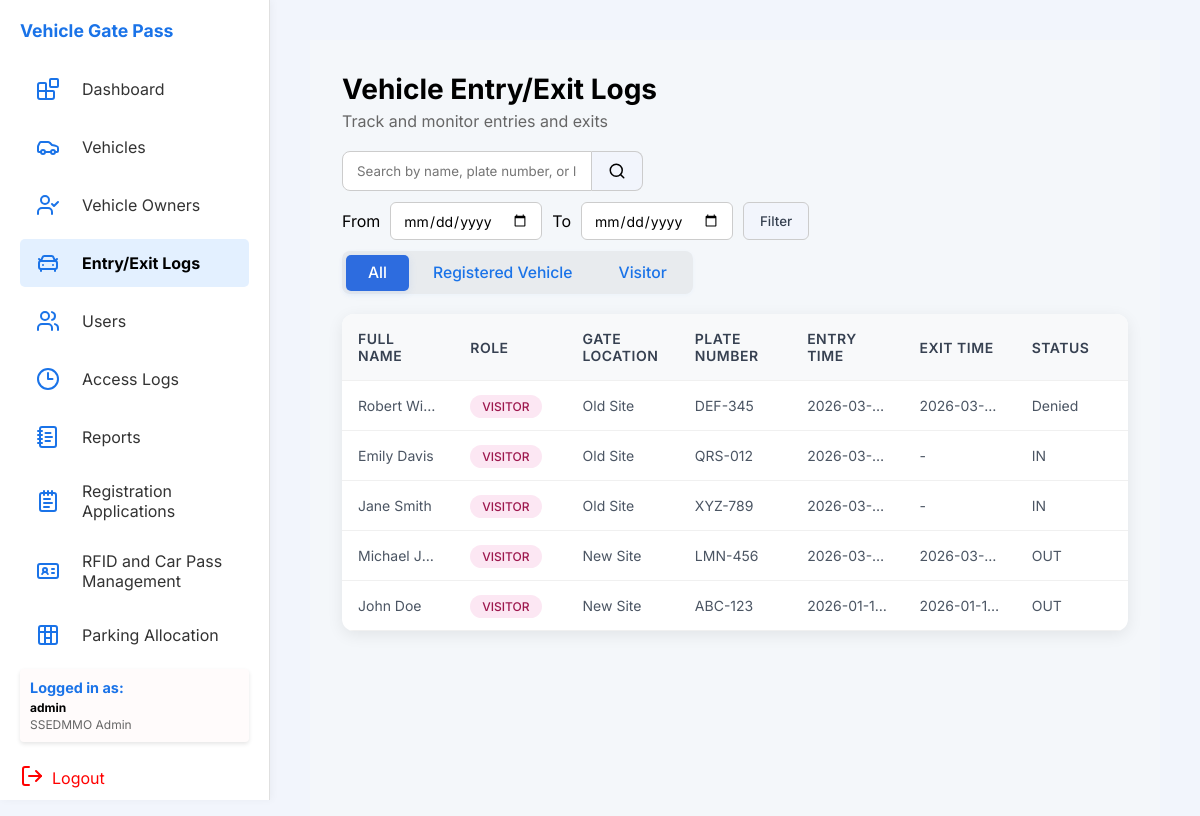
The page /php/entry-exit.php (signed in) on the database its author committed.
### tables this page shows
CREATE TABLE `visitor` (
  `visitorID` varchar(10) NOT NULL,
  `passID` varchar(10) DEFAULT NULL,
  `fullName` varchar(100) DEFAULT NULL,
  `plateNum` varchar(20) DEFAULT NULL,
  `purposeOfVisit` text DEFAULT NULL,
  `entryTime` datetime DEFAULT NULL,
  `exitTime` datetime DEFAULT NULL,
  `status` enum('entered','exited','denied') DEFAULT NULL,
  `gateLocation` enum('Old Site','New Site') DEFAULT NULL
);

### php/entry-exit.php (the view, shortened to what this page needs)
<?php
$db = new Database();
$conn = $db->getConnection();
$fromDate = isset($_GET['fromDate']) ? $_GET['fromDate'] : '';
$toDate = isset($_GET['toDate']) ? $_GET['toDate'] : '';
$whereVis = '';
$paramsVis = [];
$types = '';
$allLogs = [];
$queryVis = "SELECT fullName, 'Visitor' AS role, gateLocation, plateNum, entryTime, exitTime, status, 'visitor' AS logType
          FROM visitor
          $whereVis";
if ($paramsVis) {
    $stmt2 = $conn->prepare($queryVis);
    $stmt2->bind_param($types, ...$paramsVis);
    $stmt2->execute();
    $res2 = $stmt2->get_result();
} else {
    $res2 = $conn->query($queryVis);
}
if ($res2 && $res2->num_rows > 0) {
    while($row = $res2->fetch_assoc()) {
        $allLogs[] = $row;
    }
}
usort($allLogs, function($a, $b) {
    return strtotime($b['entryTime'] ?? 0) - strtotime($a['entryTime'] ?? 0);
});
include_once '../includes/header.php';
?>
<main class="main">
  <h1>Vehicle Entry/Exit Logs</h1>
  <p>Track and monitor entries and exits</p>
  <div class="top-bar">
    <div class="top-bar-left">
      <div class="search-area">
        <div class="search-box">
          <input type="text" id="searchInput" placeholder="Search by name, plate number, or location" />
          <button class="search-btn" type="submit" title="Search">
            <svg xmlns="http://www.w3.org/2000/svg" width="18" height="18" viewBox="0 0 24 24" fill="none"
              stroke="currentColor" stroke-width="2" stroke-linecap="round" stroke-linejoin="round">
              <path d="m21 21-4.34-4.34" />
              <circle cx="11" cy="11" r="8" />
            </svg>
          </button>
        </div>
      </div>
      <div class="date-filter-area" style="display:flex; gap:10px; align-items:center; flex-wrap:wrap;">
        <label for="fromDate">From</label>
        <input type="date" id="fromDate" name="fromDate" value="<?php echo htmlspecialchars($fromDate); ?>" class="date-input">
        <label for="toDate">To</label>
        <input type="date" id="toDate" name="toDate" value="<?php echo htmlspecialchars($toDate); ?>" class="date-input">
        <button type="button" id="dateFilterBtn" class="filter-btn">Filter</button>
      </div>
      <div class="traffic-btn-group">
        <div class="traffic-btn-box">
          <div class="traffic-btn-slider"></div>
          <button class="traffic-btn active">All</button>
          <button class="traffic-btn">Registered Vehicle</button>
          <button class="traffic-btn">Visitor</button>
        </div>
      </div>
    </div>
  </div>
  <table class="data-table">
    <thead>
      <tr>
        <th>Full Name</th>
        <th>Role</th>
        <th>Gate Location</th>
        <th>Plate Number</th>
        <th>Entry Time</th>
        <th>Exit Time</th>
        <th>Status</th>
      </tr>
    </thead>
    <tbody id="logsTableBody">
      <?php if (!empty($allLogs)): ?>
        <?php foreach ($allLogs as $row): ?>
          <tr data-type="<?php echo $row['logType']; ?>">
            <td><?php echo htmlspecialchars($row['fullName'] ?? ''); ?></td>
            <td>
              <?php if (!empty($row['role']) && $row['role'] !== 'Visitor'): ?>
                <span class="role-badge role-<?php echo strtolower($row['role']); ?>">
                  <?php echo htmlspecialchars(ucfirst($row['role'])); ?>
                </span>
              <?php else: ?>
                <span class="role-badge role-visitor">Visitor</span>
              <?php endif; ?>
            </td>
            <td><?php echo htmlspecialchars($row['gateLocation'] ?? 'N/A'); ?></td>
            <td><?php echo htmlspecialchars($row['plateNum'] ?? ''); ?></td>
            <td><?php echo !empty($row['entryTime']) ? date('Y-m-d h:i A', strtotime($row['entryTime'])) : '-'; ?></td>
            <td><?php echo !empty($row['exitTime']) ? date('Y-m-d h:i A', strtotime($row['exitTime'])) : '-'; ?></td>
            <td><?php echo $row['status'] == 'exited' ? 'OUT' : ($row['status'] == 'entered' ? 'IN' : 'Denied'); ?></td>
          </tr>
        <?php endforeach; ?>
      <?php else: ?>
        <tr>
          <td colspan="7">No entry/exit logs found</td>
        </tr>
      <?php endif; ?>
    </tbody>
  </table>
</main>
<?php
include_once '../includes/footer.php';
?>

### css/global.css (style rules this page uses)
* { box-sizing: border-box; margin: 0; padding: 0; font-family: "Inter", sans-serif; }
body { background: #f2f5fc; padding: 40px; }
h1 { font-size: 28px; margin-bottom: 5px; }
p { margin-bottom: 20px; color: #666; }
main { flex: 1; padding: 0 40px; }
.main { margin-left: 270px; padding: 32px; min-height: 100vh; background: #f4f7fa; box-sizing: border-box; }

### css/entry-exit.css (style rules this page uses)
.data-table { width: 100%; border-collapse: collapse; background: white; border-radius: 12px; overflow: hidden; box-shadow: 0 4px 16px rgba(0, 0, 0, 0.08); table-layout: fixed; }
.data-table th, .data-table td { padding: 16px; text-align: left; border-bottom: 1px solid #f0f0f0; vertical-align: middle; }
.data-table th { background-color: #f8f9fa; font-weight: 600; color: #374151; font-size: 14px; text-transform: uppercase; letter-spacing: 0.5px; }
.data-table tbody tr { transition: background-color 0.2s ease; }
.data-table td { color: #4b5563; font-size: 14px; white-space: nowrap; overflow: hidden; text-overflow: ellipsis; }
.role-badge { padding: 4px 12px; border-radius: 12px; font-size: 12px; font-weight: 500; text-transform: uppercase; }
.role-visitor { background-color: #fce7f3; color: #9d174d; }
.top-bar { display: flex; justify-content: space-between; align-items: flex-start; margin-bottom: 20px; gap: 1.5rem; }
.top-bar-left { display: flex; flex-direction: column; align-items: flex-start; gap: 0.7rem; flex: 1; }
.search-box { display: flex; gap: 0; }
.search-box input { padding: 10px 14px; border-radius: 8px 0 0 8px; border: 1px solid #ccc; width: 250px; outline: none; }
.search-btn { background: #f2f5fc; border: 1px solid #ccc; border-left: none; border-radius: 0 8px 8px 0; padding: 0 16px; height: 40px; display: flex; align-items: center; cursor: pointer; transition: background 0.2s; }
.traffic-btn-group { display: flex; justify-content: flex-end; }
.traffic-btn-box { position: relative; display: flex; background: #e8ebee; border-radius: 8px; padding: 4px; box-shadow: 0 1px 4px rgba(26, 115, 232, 0.04); min-width: 210px; }
.traffic-btn { position: relative; background: none; border: none; color: #1a73e8; padding: 8px 22px; border-radius: 6px; font-size: 0.98rem; cursor: pointer; z-index: 2; transition: color 0.1s; font-weight: 500; }
.traffic-btn:not(:last-child) { margin-right: 2px; }
.traffic-btn.active { color: #fff; }
.traffic-btn-slider { position: absolute; top: 4px; left: 0; height: 36px; background: #2d6cdf; border-radius: 5px; transition: left 0.2s cubic-bezier(.4, 1, .6, 1), width 0.2s cubic-bezier(.4, 1, .6, 1), background 0.18s; z-index: 1; box-shadow: 0 2px 8px rgba(45, 108, 223, 0.10); }
.filter-btn { background: #f2f5fc; border: 1px solid #ccc; border-radius: 6px; padding: 0 16px; height: 38px; display: flex; align-items: center; justify-content: center; cursor: pointer; transition: background 0.2s; font-weight: 500; color: #374151; }
.date-input { padding: 8px 12px; border-radius: 6px; border: 1px solid #ccc; outline: none; font-family: inherit; font-size: 14px; height: 38px; box-sizing: border-box; }

### rows shown on the page
visitor: fullName "Robert Wi…", gateLocation "Old Site", plateNum "DEF-345", entryTime "2026-03-…", exitTime "2026-03-…", status "Denied"
visitor: fullName "Emily Davis", gateLocation "Old Site", plateNum "QRS-012", entryTime "2026-03-…", status "IN"
visitor: fullName "Jane Smith", gateLocation "Old Site", plateNum "XYZ-789", entryTime "2026-03-…", status "IN"
visitor: fullName "Michael J…", gateLocation "New Site", plateNum "LMN-456", entryTime "2026-03-…", exitTime "2026-03-…", status "OUT"
visitor: fullName "John Doe", gateLocation "New Site", plateNum "ABC-123", entryTime "2026-01-1…", exitTime "2026-01-1…", status "OUT"

### other values the page prints
$_SESSION['username'] "admin"
$_SESSION['role'] "SSEDMMO Admin"
